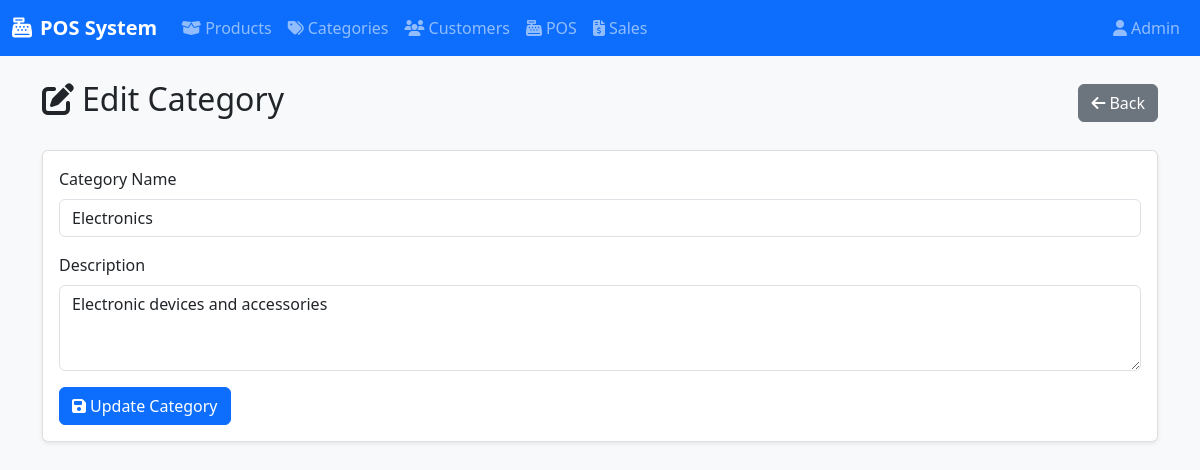
/?controller=Category&action=edit&id=1, run on the app's committed database.
### tables this page shows
CREATE TABLE categories (
    id INT AUTO_INCREMENT PRIMARY KEY,
    name VARCHAR(255) NOT NULL,
    description TEXT,
    created_at TIMESTAMP DEFAULT CURRENT_TIMESTAMP,
    updated_at TIMESTAMP DEFAULT CURRENT_TIMESTAMP ON UPDATE CURRENT_TIMESTAMP
);

### includes/view_helper.php (called while the page is built, shortened)
<?php
function renderView($viewName, $data = [], $title = 'POS System') {
    extract($data);
    include 'views/' . $viewName . '.php';
    include 'views/layout.php';
}
?>

### config/database.php (called while the page is built, shortened)
<?php
function getConnection() {
    try {
        $conn = new mysqli(DB_HOST, DB_USER, DB_PASS, DB_NAME);
        return $conn;
    } catch (Exception $e) {
        die("Connection error: " . $e->getMessage());
    }
}
?>

### models/CategoryModel.php (called while the page is built, shortened)
<?php
require_once 'config/database.php';
class CategoryModel {
    private $conn;
    public function __construct() {
        $this->conn = getConnection();
    }
    public function getCategoryById($id) {
        $sql = "SELECT * FROM categories WHERE id = ?";
        $stmt = $this->conn->prepare($sql);
        $stmt->bind_param("i", $id);
        $stmt->execute();
        $result = $stmt->get_result();
        return $result->fetch_assoc();
    }
}
?>

### views/category/edit.php (the view, shortened to what this page needs)
<div class="d-flex justify-content-between align-items-center mb-4">
    <h2><i class="fas fa-edit me-2"></i>Edit Category</h2>
    <a href="?controller=Category&action=index" class="btn btn-secondary">
        <i class="fas fa-arrow-left me-1"></i>Back
    </a>
</div>
<div class="card">
    <div class="card-body">
        <form method="POST" action="?controller=Category&action=edit&id=<?php echo $category['id']; ?>">
            <div class="mb-3">
                <label for="name" class="form-label">Category Name</label>
                <input type="text" class="form-control" id="name" name="name"
                       value="<?php echo htmlspecialchars($category['name']); ?>" required>
            </div>
            <div class="mb-3">
                <label for="description" class="form-label">Description</label>
                <textarea class="form-control" id="description" name="description" rows="3"><?php
                    echo htmlspecialchars($category['description'] ?? '');
                ?></textarea>
            </div>
            <button type="submit" class="btn btn-primary">
                <i class="fas fa-save me-1"></i>Update Category
            </button>
        </form>
    </div>
</div>

### assets/css/style.css (style rules this page uses)
body { background-color: #f8f9fa; }
.card { box-shadow: 0 0.125rem 0.25rem rgba(0, 0, 0, 0.075); border: 1px solid rgba(0, 0, 0, 0.125); }
.btn { border-radius: 0.375rem; }
.btn-primary { background-color: #0d6efd; border-color: #0d6efd; }

### data on the page
categories: name "Electronics", description "Electronic devices and accessories"
